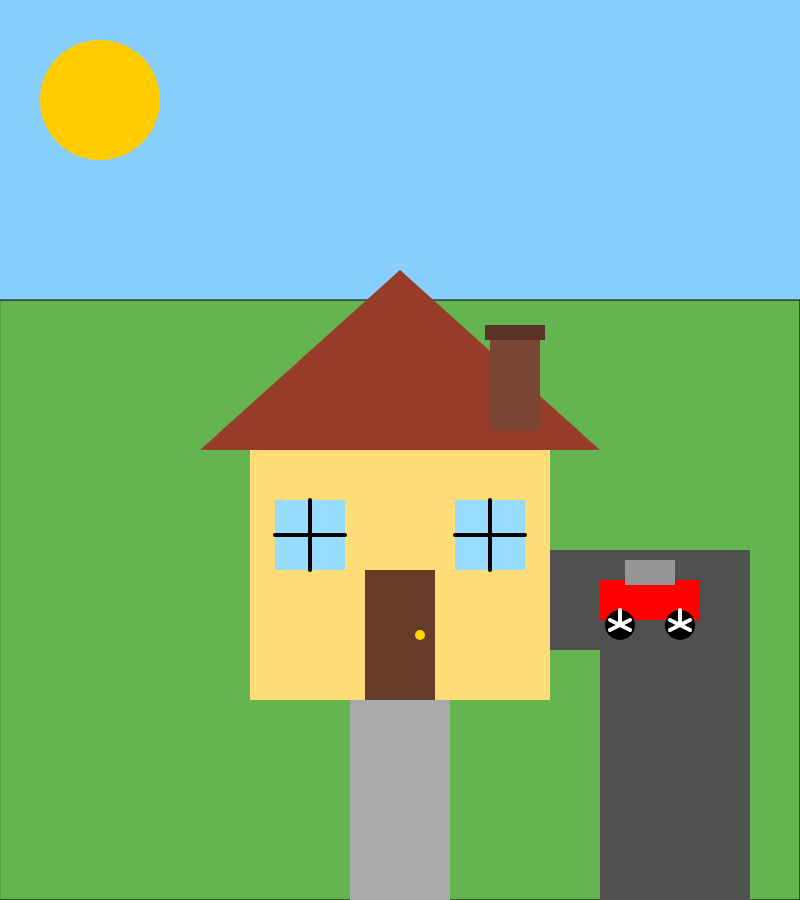
Frame 1 (no input)
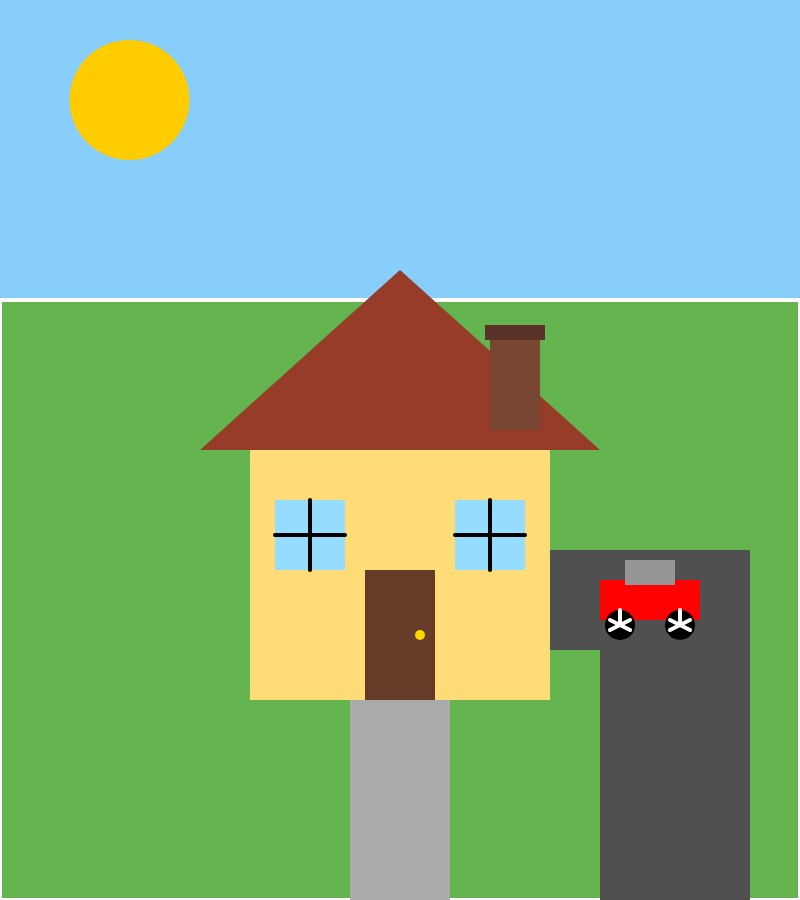
Frame 60 (no input)
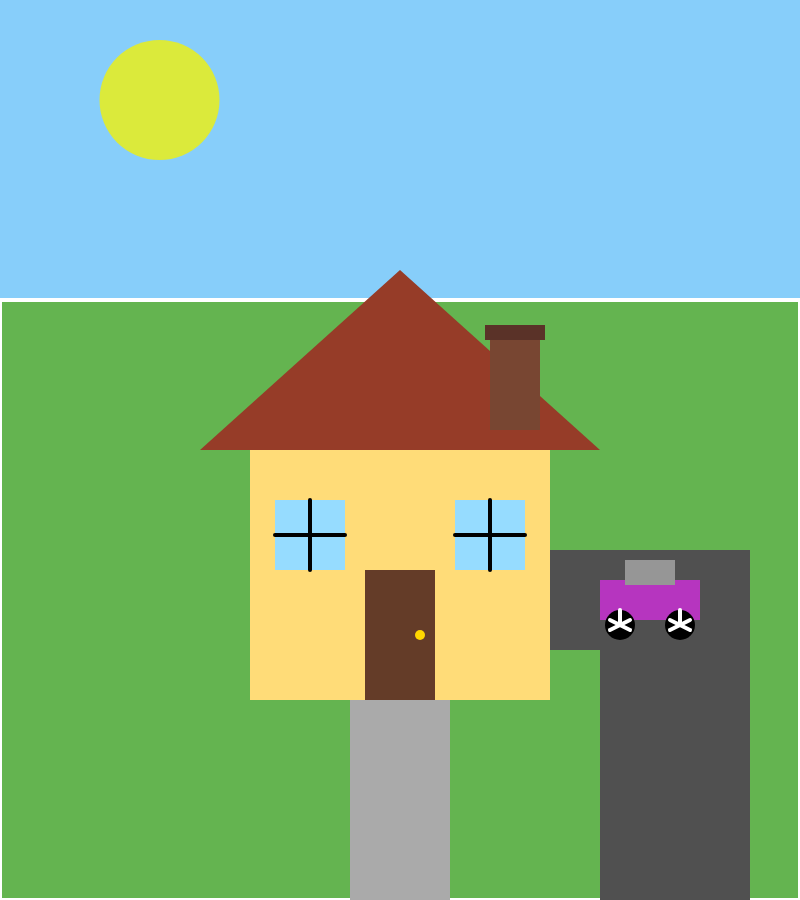
Frame 120 (the mouse pressed at the canvas centre since frame 60)

The p5.js sketch that drew these frames (run headless with seeded random() and noise() and a simulated clock; from frame 60 on, the mouse is pressed at the canvas centre):

// p5.js sketch
// ── sketch.js
// Jai_G SS3 \\
// Title Fisrt House & Car Updated\\


let carX;
let carY;
let speed = 0.05;

let r = 255;
let g = 0;
let b = 0;

let sunR = 255;
let sunG = 204;
let sunB = 0;

let grow = 100;

function setup() {
  createCanvas(800, 900);

  carX = width / 4;
  carY = height / 4;
}

function draw() {

  background(135, 206, 250);

  // GROUND
  fill(100, 180, 80);
  rect(0, 300, 800, 600);

  // HOUSE

    noStroke();

  // house body
  fill(255, 220, 120);
  rect(250, 450, 300, 250);

  // roof
  fill(150, 60, 40);
  triangle(200, 450, 600, 450, 400, 270);

  // chimney
  fill(120, 70, 50);
  rect(490, 330, 50, 100);

  // chimney top
  fill(90, 50, 40);
  rect(485, 325, 60, 15);

  // door
  fill(100, 60, 40);
  rect(365, 570, 70, 130);

  // door knob
  fill(255, 215, 0);
  ellipse(420, 635, 10, 10);

  // left window
  fill(150, 220, 255);
  rect(275, 500, 70, 70);

  // right window
  rect(455, 500, 70, 70);

  // window lines
  stroke(0);
  strokeWeight(4);

  line(310, 500, 310, 570);
  line(275, 535, 345, 535);

  line(490, 500, 490, 570);
  line(455, 535, 525, 535);



  // front walkway
  fill(170);
  noStroke();
  rect(350, 700, 100, 200);

  // SUN
  fill(sunR, sunG, sunB);
  ellipse(grow, 100, 120, 120);

  grow += 0.5;

  if (grow > 740) 
  grow = 60;

 
  // DRIVEWAY
fill(80);

// driveway coming from the bottom
rect(600, 600, 150, 300);

// driveway beside the house
rect(550, 550, 200, 100);
  

  
  // car follows mouse
  carX += (mouseX - carX);
  carY += (mouseY - carY);

  // keep car on the driveway
if (carX < 650) {
  carX = 650;
}

if (carX > 700) {
  carX = 700;
}

if (carY < 600) {
  carY = 600;
}

if (carY > 850) {
  carY = 850;
}

  drawcar(carX, carY);

  }


function drawcar(x, y) {
  push();
  translate(x, y);

  fill(r, g, b);
  rect(-50, -20, 100, 40);

  fill(150);
  rect(-25, -40, 50, 25);

  fill(0);
  ellipse(-30, 25, 30);
  ellipse(30, 25, 30);

  stroke(255);

  // left wheel rims
  line(-30, 25, -30, 10);
  line(-30, 25, -20, 20);
  line(-30, 25, -40, 20);
  line(-30, 25, -20, 30);
  line(-30, 25, -40, 30);

  // right wheel rims
  line(30, 25, 30, 10);
  line(30, 25, 40, 20);
  line(30, 25, 20, 20);
  line(30, 25, 40, 30);
  line(30, 25, 20, 30);

 
}

function mousePressed() {

  r = random(0, 255);
  g = random(0, 255);
  b = random(0, 255);

  sunR = random(200, 255);
  sunG = random(150, 255);
  sunB = random(0, 200);

  speed += 0.02;
}

function keyPressed() {
  grow = 100;
}
